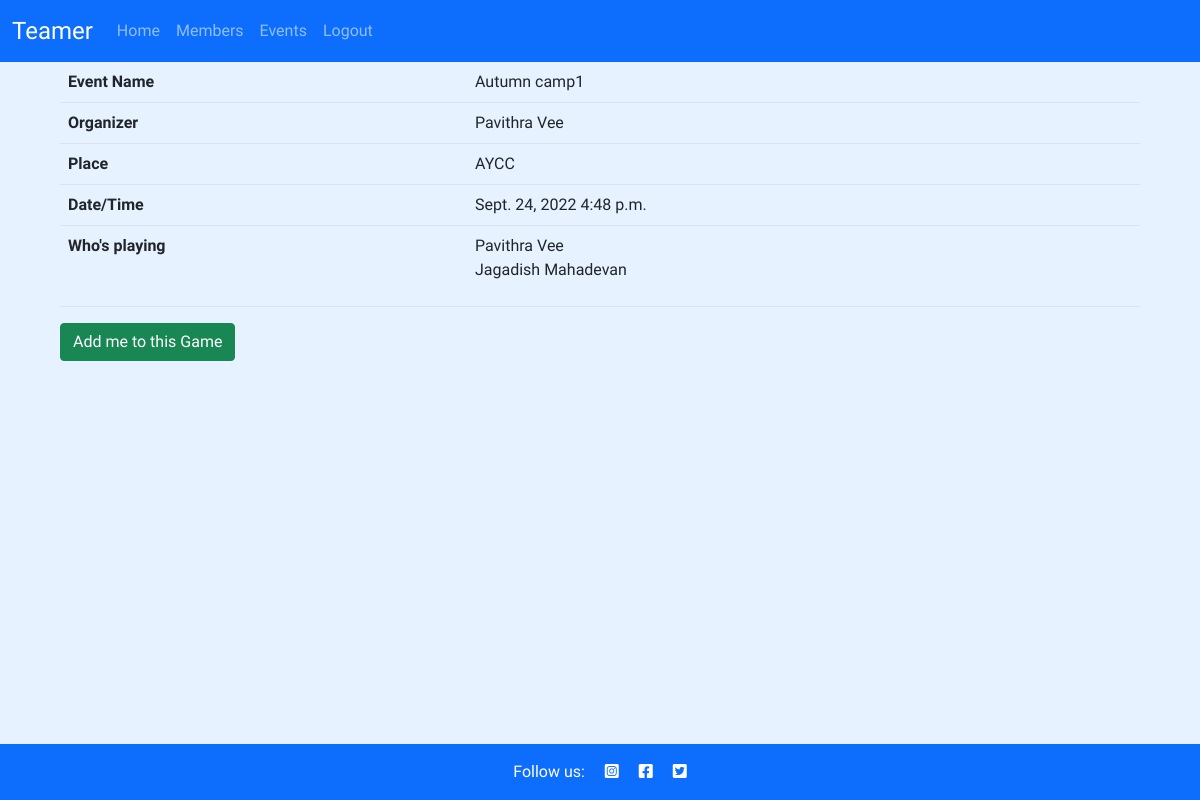
Screenshot of /event/1 (signed in) with the database file from the repository.
### club/models.py (models this page shows)
class Event(models.Model):
    name = models.CharField(max_length=50, null=False, blank=False)
    place = models.CharField(max_length=50, null=False, blank=False)
    date = models.DateField()
    time = models.TimeField()
    created_by = models.ForeignKey(Member, on_delete=models.CASCADE, related_name="owner")
    members = models.ManyToManyField(Member, related_name='players_in_event', blank=True)
    def __str__(self):
        return self.name + ' ' + self.place + ' '

class Member(models.Model):
    first_name = models.CharField(max_length=50, null=False, blank=False)
    last_name = models.CharField(max_length=50, null=False, blank=False)
    email = models.CharField(max_length=50, null=False, blank=False)
    phone_number = models.CharField(max_length=12)
    user = models.OneToOneField(User, on_delete=models.CASCADE, primary_key=True)
    def __str__(self):
        return self.first_name + ' ' + self.last_name

### club/views.py (the view)
# urls.py: path('event/<int:id>', get_event_details, name='get_event_details'),
def get_event_details(request, id):
    event = Event.objects.get(pk=id)
    members = event.members.all()
    logged_member = member = Member.objects.filter(user=request.user).first()
    print('Event from DB:', event)
    context = {
        'event': event,
        'members': members,
        'current_member': logged_member
    }
    return render(request, 'event/details.html', context)

### club/templates/event/details.html (shortened to what this page needs)
{% extends "base.html" %}
{% block content %}
  <div >
    <div id="container container-custom" class="member-details">
        <table class="table" >
            <tbody>
              <tr>
                <th scope="row">Event Name</th>
                <td>{{ event.name }}</td>
              </tr>
              <tr>
                <th scope="row">Organizer</th>
                <td>{{ event.created_by }}</td>
              </tr>
              <tr>
                <th scope="row">Place</th>
                <td>{{ event.place }}</td>
              </tr>
              <tr>
                <th scope="row">Date/Time</th>
                <td>{{ event.date }} {{ event.time }}</td>
              </tr>
              <tr>
                <th scope="row">Who's playing</th>
                <td>
                    <ul class="bulletless">
                        {% for x in members %}
                        <li>
                        {{ x }}
                        </li>
                        {% endfor %}
                    </ul>
                </td>
              </tr>
            </tbody>
        </table>
        {% if current_member in members %}
        <form class="d-inline" action="{% url 'delete_member_from_event' event.id %}" method="POST">
            {% csrf_token %}
            <button  type="submit" name="post_id" value="" class="btn btn-danger"><span>Delete me from this Game</span></button>
        </form>
        {% else %}
        <form class="d-inline" action="{% url 'add_member_to_event' event.id %}" method="POST">
            <button type="submit" name="post_id" value="" class="btn btn-success"><span>Add me to this Game</span></button>
        </form>
        {% endif %}
    </div>
  </div>
{%endblock%}

### static/css/style.css (style rules this page uses)
* { margin: 0; padding: 0; border: none; }
body { font-family: raleway, sans-serif; font-weight: 300; }
* { box-sizing: border-box; }
.bulletless { list-style-type: none; padding-left: 0; }
@media only screen and (min-width: 600px) { .member-details { width: 90%; margin-right: auto; margin-left: auto; } }
.custom-bg { background-color: #e6f2ff; }

### rows the page displays
Event: name "Autumn camp1", created_by "Pavithra Vee", place "AYCC", date "Sept. 24, 2022", time "4:48 p.m."
Member: first_name+last_name "Pavithra Vee"
Member: first_name+last_name "Jagadish Mahadevan"
